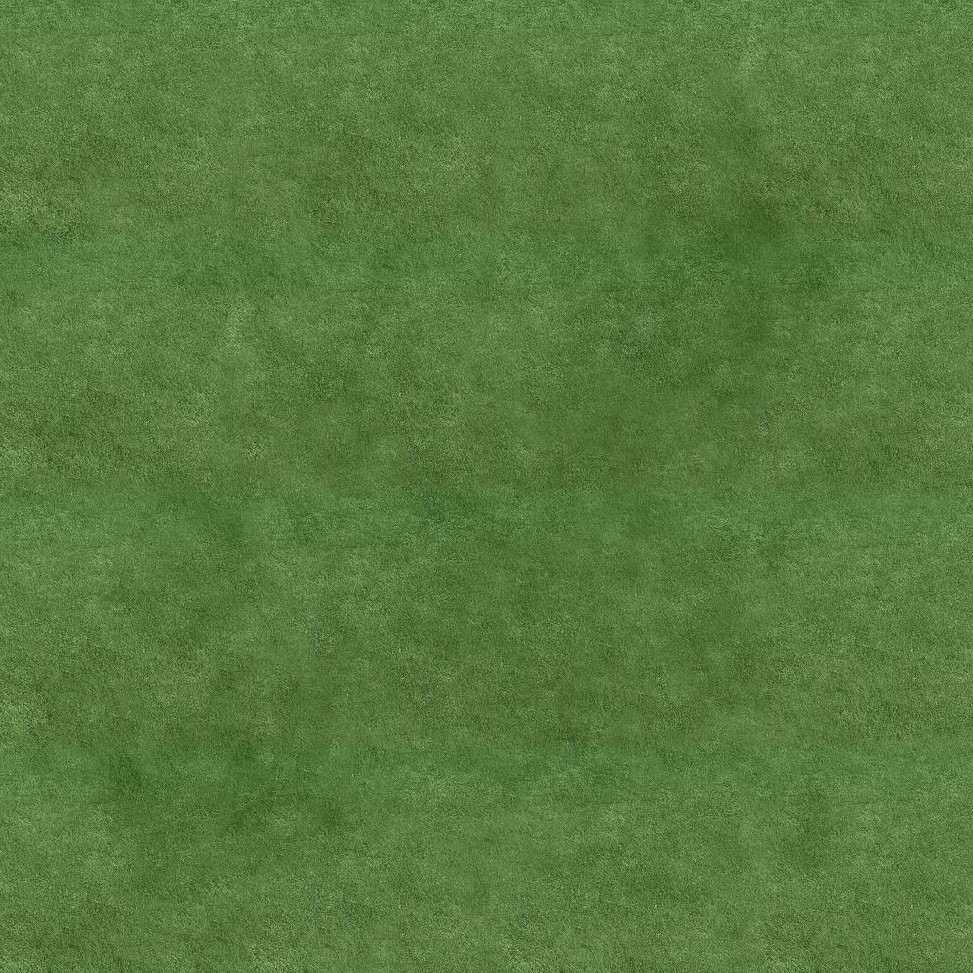
#> input picture material/lawn.jpg, 973 x 973 px
$ python vis.py   (older library calls are emulated)
#> lines starting #> are read from the running program, lines starting #| are printed output that depends on the picture
import cv2
import numpy as np
from copy import deepcopy
from numba import jit

import matplotlib.pyplot as plt
from matplotlib.animation import FuncAnimation


class Visualization(object):
    __vehicle = np.array([])
    __vehicle_size = np.array([], dtype=np.int)
    __vehicle_img_size = np.array([], dtype=np.int)
    __vehicle_img_centre = np.array([], dtype=np.int)

    __bg = np.array([])
    __bg_size = np.array([], dtype=np.int)
    __bg_img_size = np.array([], dtype=np.int)
    __bg_img_centre = np.array([], dtype=np.int)

    __thickness = np.array([], dtype=np.int)
    __r = int()

    __nv_color = (1, 1, 1)
    __iv_color = (1, 0, 1)
    __bg_color = (0.2, 0.2, 0.2)

    __title = ""

    def __init__(self, car_size=(15, 6), car_img_size=(64, 64, 3), bg_size=(640, 640), loop_radius=256,
                 width=16, title="The Elephant Racing\n\n->[ENTER TO PLAY]  \n[Setting]\n[Help?]"):

        self.__vehicle_size = np.array(car_size, dtype=np.int)

        cig = (48, 48, 3)
        if car_img_size[0] <= 48:
            self.__vehicle_img_size = np.array(cig, dtype=np.int)
            self.__vehicle_img_centre = np.array(np.array(cig[0:2]) / 2, dtype=np.int)
        else:
            self.__vehicle_img_size = np.array(car_img_size, dtype=np.int)
            self.__vehicle_img_centre = np.array(np.array(car_img_size[0:2]) / 2, dtype=np.int)
            pass

        self.__bg_size = np.array(bg_size, dtype=np.int)
        self.__bg_img_size = np.array([bg_size[0], bg_size[1], 3], dtype=np.int)
        self.__bg_img_centre = np.array(np.array(bg_size) / 2, dtype=np.int)

        self.__r = loop_radius
        self.__thickness = width

        self.__vehicle = np.zeros(self.__vehicle_img_size)
        self.__bg = np.zeros(self.__bg_img_size)

        self.__title = title

        self.__init_graph(self.__bg_color, self.__title)
        pass

    # @jit
    # [80 lines left out: functions __draw_car, __draw_tags, not called in this run]

    def __draw_stat(self):
        pass

    def __draw_shell(self):
        pass

    # @jit
    def __init_graph(self, bg_color, title):
        cv2.circle(self.__bg, tuple(self.__bg_img_centre), self.__r, bg_color, self.__thickness, cv2.LINE_AA)
        cv2.circle(self.__bg, tuple(self.__bg_img_centre), self.__r, (0.5, 0.5, 0.5), int(self.__thickness/25), cv2.LINE_8)
        self.__bg = self.__beautification(self.__bg)

        p0 = tuple(np.array(self.__vehicle_img_centre[0:2] - self.__vehicle_size / 2, dtype=np.int))
        p1 = tuple(np.array(self.__vehicle_img_centre[0:2] + self.__vehicle_size / 2, dtype=np.int))
        cv2.rectangle(self.__vehicle, p0, p1, self.__nv_color, -1, cv2.LINE_AA)

        pts = np.array([
            tuple([
                self.__vehicle_img_centre[0] + self.__vehicle_size[0] / 2,
                self.__vehicle_img_centre[1] - self.__vehicle_size[1] / 2
            ]),
            tuple([
                self.__vehicle_img_centre[0] + self.__vehicle_size[0] / 2 + self.__vehicle_size[1] / 3,
                self.__vehicle_img_centre[1]
            ]),
            tuple([
                self.__vehicle_img_centre[0] + self.__vehicle_size[0] / 2,
                self.__vehicle_img_centre[1] + self.__vehicle_size[1] / 2
            ])
        ], dtype=np.int)
        cv2.fillConvexPoly(self.__vehicle, pts, (1, 0, 0), cv2.LINE_AA)
        self.__put_title(title)
        pass

    # @jit
    def __beautification(self, img: np.array([])):
        img0 = deepcopy(img)
        lawn = cv2.imread("material/lawn.jpg")
#> lawn is the input picture: shape (973, 973, 3); mean B, G, R 63.2, 121.6, 87.8
        lawn = cv2.resize(lawn, tuple(self.__bg_img_size[0:2]))
#> lawn: shape (640, 640, 3)
        mask = img0.sum(2)
        mask = mask <= 0
        mask = np.array(mask, dtype=np.float)
        for i in range(3):
            img0[:, :, i] = lawn[:, :, i] * mask / 255 + img0[:, :, i]
            pass
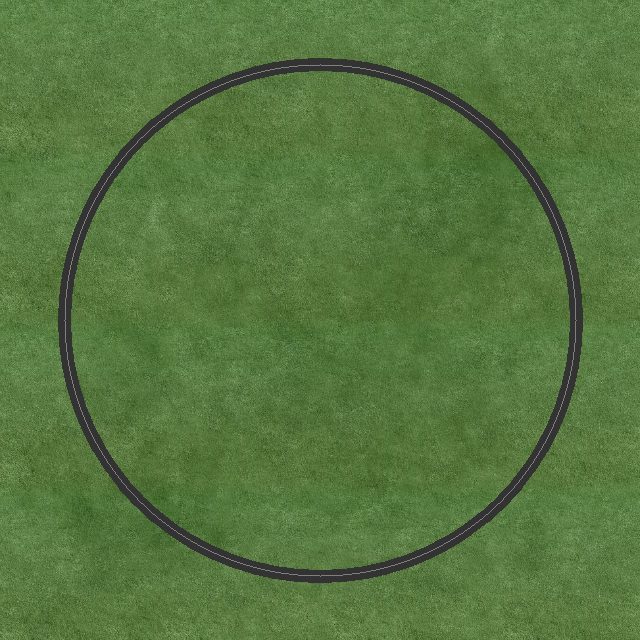
#> img0: shape (640, 640, 3) float64; mean B, G, R 0.246, 0.463, 0.338
        return img0

    # @jit
    def __put_title(self, title: str):
        line_spacing = 2
        font_scale = 0.9
        thickness = 1
        tts = title.split('\n')
        size = []
        for t in tts:
            text_size = np.array(cv2.getTextSize(t, cv2.FONT_HERSHEY_DUPLEX, font_scale, thickness))
            text_size[0] = np.array(text_size[0])
            text_size[0][1] = text_size[0][1] + text_size[1]
            size.append(tuple(text_size[0]))
            pass
        meta_high = size[0][1]
        total_centre_high = int((len(tts) - 1) * meta_high * line_spacing)
        for i in range(0, len(tts)):
            cv2.putText(self.__bg, tts[i],
                        tuple(np.array(self.__bg_img_centre
                                       - np.array([0, total_centre_high/2-i*meta_high*line_spacing])
                                       - np.array([size[i][0]/2, 0]),
                                       dtype=np.int)),
                        cv2.FONT_HERSHEY_DUPLEX, font_scale, (1, 1, 0), thickness, lineType=cv2.LINE_AA)
            pass
        pass

    # @jit
    # [4 lines left out: function refresh, not called in this run]

    pass


class LaneVis(object):
    pass


if __name__ == '__main__':
    import pandas as pd
    import time

    car_num = 50
    td = 30
    pe = 0.4
    rl = 1000 * 50 / td
    radius = rl / (2 * np.pi)
    # cv2.namedWindow("Test", cv2.WINDOW_KEEPRATIO)

    title = "Max of Velocity:{v:.2f}km/h\nNumber of Vehicles:{nv}\nTraffic Density:{l:.2f}\nPermeability:{p:.2f}". \
        format(nv=car_num,
               v=120,
               p=pe,
               l=td)

#> (the run stopped early here; a loop or call above may not have finished)
